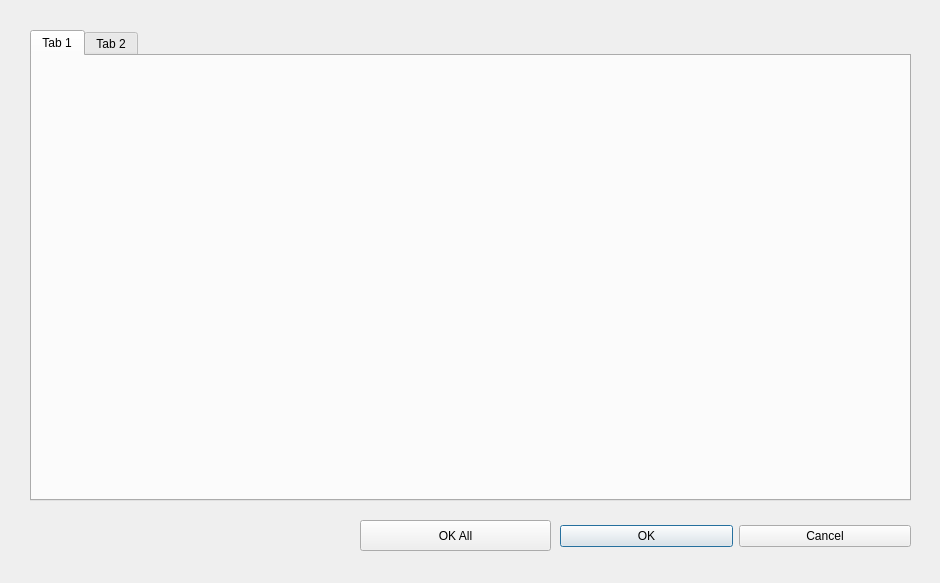
<?xml version="1.0" encoding="UTF-8"?>
<ui version="4.0">
 <class>Dialog</class>
 <widget class="QDialog" name="Dialog">
  <property name="windowModality">
   <enum>Qt::ApplicationModal</enum>
  </property>
  <property name="geometry">
   <rect>
    <x>0</x>
    <y>0</y>
    <width>940</width>
    <height>583</height>
   </rect>
  </property>
  <property name="windowTitle">
   <string>Calendar Properties</string>
  </property>
  <property name="locale">
   <locale language="English" country="UnitedStates"/>
  </property>
  <widget class="QWidget" name="layoutWidget">
   <property name="geometry">
    <rect>
     <x>560</x>
     <y>520</y>
     <width>351</width>
     <height>33</height>
    </rect>
   </property>
   <layout class="QHBoxLayout">
    <property name="spacing">
     <number>6</number>
    </property>
    <property name="margin">
     <number>0</number>
    </property>
    <item>
     <widget class="QPushButton" name="okButton">
      <property name="text">
       <string>OK</string>
      </property>
     </widget>
    </item>
    <item>
     <widget class="QPushButton" name="cancelButton">
      <property name="text">
       <string>Cancel</string>
      </property>
     </widget>
    </item>
   </layout>
  </widget>
  <widget class="QTabWidget" name="tabCalendar">
   <property name="geometry">
    <rect>
     <x>30</x>
     <y>30</y>
     <width>881</width>
     <height>471</height>
    </rect>
   </property>
   <property name="currentIndex">
    <number>0</number>
   </property>
   <widget class="QWidget" name="tab">
    <attribute name="title">
     <string>Tab 1</string>
    </attribute>
   </widget>
   <widget class="QWidget" name="tab_2">
    <attribute name="title">
     <string>Tab 2</string>
    </attribute>
   </widget>
  </widget>
  <widget class="QPushButton" name="pushButton">
   <property name="geometry">
    <rect>
     <x>360</x>
     <y>520</y>
     <width>191</width>
     <height>31</height>
    </rect>
   </property>
   <property name="text">
    <string>OK All</string>
   </property>
  </widget>
 </widget>
 <resources/>
 <connections>
  <connection>
   <sender>okButton</sender>
   <signal>clicked()</signal>
   <receiver>Dialog</receiver>
   <slot>accept()</slot>
   <hints>
    <hint type="sourcelabel">
     <x>278</x>
     <y>253</y>
    </hint>
    <hint type="destinationlabel">
     <x>96</x>
     <y>254</y>
    </hint>
   </hints>
  </connection>
  <connection>
   <sender>cancelButton</sender>
   <signal>clicked()</signal>
   <receiver>Dialog</receiver>
   <slot>reject()</slot>
   <hints>
    <hint type="sourcelabel">
     <x>369</x>
     <y>253</y>
    </hint>
    <hint type="destinationlabel">
     <x>179</x>
     <y>282</y>
    </hint>
   </hints>
  </connection>
 </connections>
</ui>
